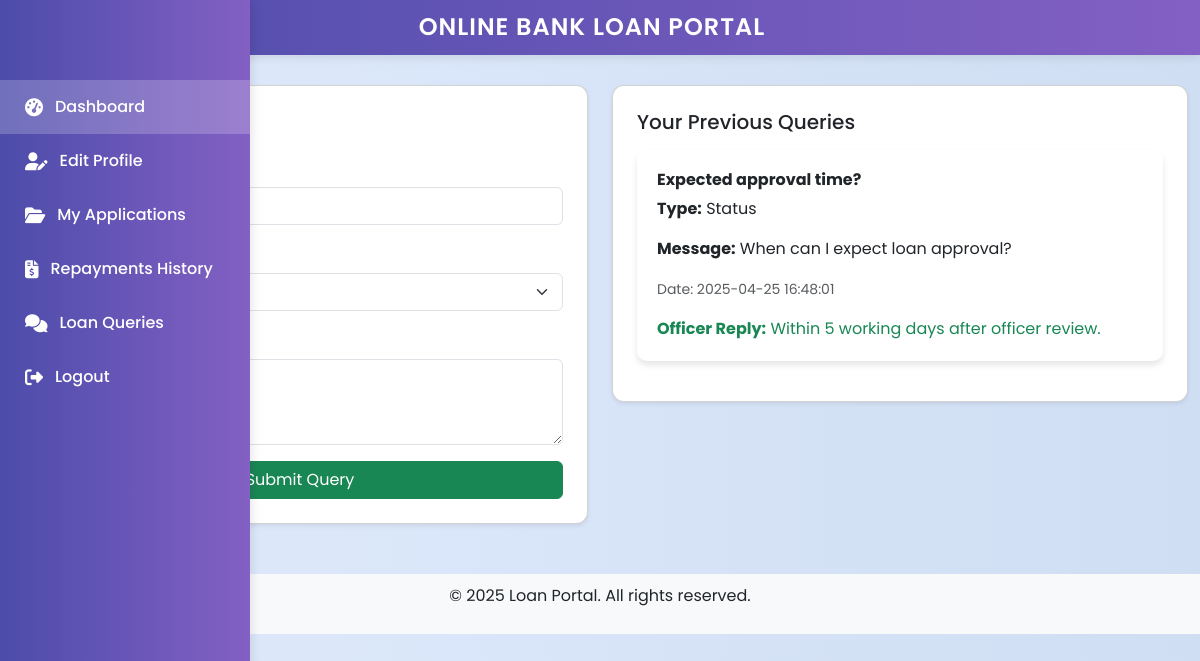
The app's page /Customer/customer-queries.php (signed in) with its own data.
### tables this page shows
CREATE TABLE `loan_queries` (
  `id` int(11) NOT NULL,
  `topic` varchar(100) DEFAULT NULL,
  `type` varchar(50) DEFAULT NULL,
  `message` text DEFAULT NULL,
  `reply` text DEFAULT NULL,
  `created_at` timestamp NOT NULL DEFAULT current_timestamp(),
  `customer_id` int(11) NOT NULL
);

### Customer/customer-queries.php (the view, shortened to what this page needs)
<?php
include '../dbconnection.php';
$stmt = $conn->prepare("SELECT * FROM loan_queries WHERE customer_id = ?");
$stmt->execute([$_SESSION['customer_id']]);
$queries = $stmt->fetchAll(PDO::FETCH_ASSOC);
?>
<!DOCTYPE html>
<html lang="en">
<head>
    <link href="https://cdn.jsdelivr.net/npm/bootstrap@5.3.0/dist/css/bootstrap.min.css" rel="stylesheet">
</head>
<body>
<?php include 'sidebar.php'; ?>
<div class="container">
    <div class="row">
        <div class="col-md-6">
            <div class="card p-4 shadow-sm">
                <h4 class="mb-3 text-primary">Ask a Loan Query</h4>
                <form method="POST">
                    <div class="mb-3">
                        <label for="topic" class="form-label">Topic</label>
                        <input type="text" name="topic" id="topic" class="form-control" required>
                    </div>
                    <div class="mb-3">
                        <label for="type" class="form-label">Type</label>
                        <select name="type" id="type" class="form-select" required>
                            <option value="">-- Select --</option>
                        </select>
                    </div>
                    <div class="mb-3">
                        <label for="message" class="form-label">Message</label>
                        <textarea name="message" id="message" class="form-control" rows="3" required></textarea>
                    </div>
                    <button type="submit" class="btn btn-success w-100">Submit Query</button>
                </form>
            </div>
        </div>
        <div class="col-md-6">
            <div class="card p-4 shadow-sm">
                <h5 class="mb-3">Your Previous Queries</h5>
                <?php if (empty($queries)): ?>
                    <p class="text-muted">No queries submitted yet.</p>
                <?php else: ?>
                    <?php foreach ($queries as $q): ?>
                        <div class="query-card mb-3">
                            <h6><strong><?= htmlspecialchars($q['topic']) ?></strong></h6>
                            <p><strong>Type:</strong> <?= $q['type'] ?></p>
                            <p><strong>Message:</strong> <?= htmlspecialchars($q['message']) ?></p>
                            <p><small class="text-muted">Date: <?= $q['created_at'] ?></small></p>
                            <?php if ($q['reply']): ?>
                                <div class="mt-2 text-success"><strong>Officer Reply:</strong> <?= htmlspecialchars($q['reply']) ?></div>
                            <?php else: ?>
                                <div class="mt-2 text-warning">⏳ Awaiting reply</div>
                            <?php endif; ?>
                        </div>
                    <?php endforeach; ?>
                <?php endif; ?>
            </div>
        </div>
    </div>
</div>
<footer>
    <p>&copy; 2025 Loan Portal. All rights reserved.</p>
</footer>
</body>
</html>

### Customer/customer-queries.php (style rules this page uses)
body { background: linear-gradient(to right, #e0eafc, #cfdef3); }
.container { max-width: 1200px; margin-top: 30px; }
.card { border-radius: 12px; margin-bottom: 20px; }
.query-card { box-shadow: 0px 4px 6px rgba(0, 0, 0, 0.1); padding: 20px; background-color: #ffffff; border-radius: 10px; transition: all 0.3s ease; }
footer { background-color: #f8f9fa; padding: 10px; text-align: center; margin-top: 30px; }

### Customer/sidebar.php (style rules this page uses)
body { font-family: 'Poppins', sans-serif; }

### records on screen
loan_queries: topic "Expected approval time?", type "Status", message "When can I expect loan approval?", created_at "2025-04-25 16:48:01", reply "Within 5 working days after officer review."
